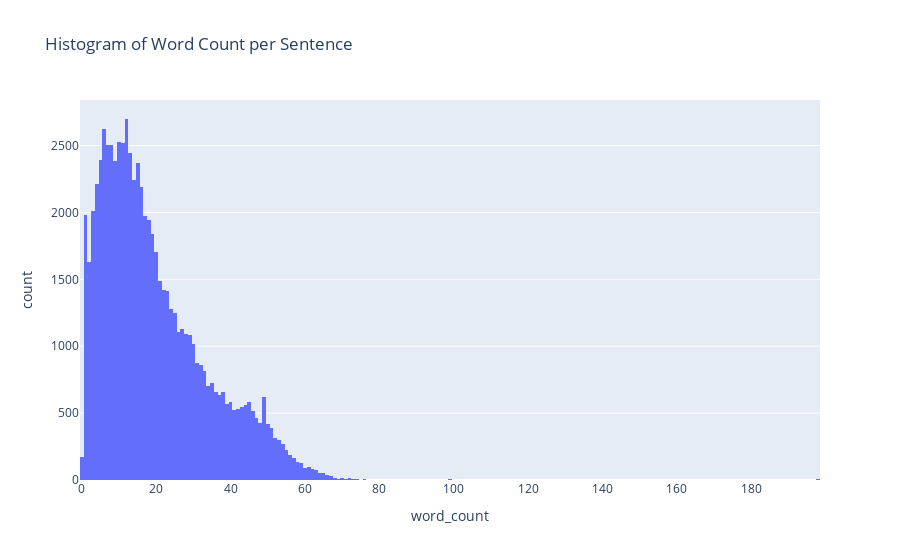

Notebook code cell kept with this figure:
### Code cell
# Apply hist. in "word_count"
fig = px.histogram(df, x='word_count', title='Histogram of Word Count per Sentence')
fig.show()

### Figure 1 — Plotly figure (JSON) as saved in the notebook; plotly's stock layout.template omitted (floating-point values rounded to 4 significant figures; data arrays with more than 128 entries replaced by an {"elided": "..."} marker saying what was removed)
{"data": [{"alignmentgroup": "True", "bingroup": "x", "hovertemplate": "word_count=%{x}<br>count=%{y}<extra></extra>", "legendgroup": "", "marker": {"color": "#636efa", "pattern": {"shape": ""}}, "name": "", "offsetgroup": "", "orientation": "v", "showlegend": false, "type": "histogram", "x": {"elided": "72138 int values"}, "xaxis": "x", "yaxis": "y"}], "layout": {"barmode": "relative", "legend": {"tracegroupgap": 0}, "title": {"text": "Histogram of Word Count per Sentence"}, "xaxis": {"anchor": "y", "domain": [0, 1], "title": {"text": "word_count"}}, "yaxis": {"anchor": "x", "domain": [0, 1], "title": {"text": "count"}}}}
